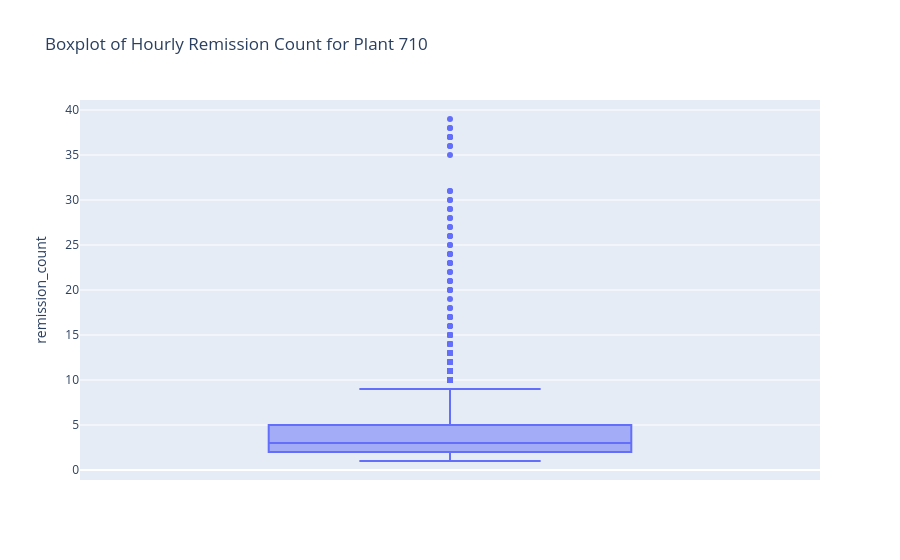

This figure's notebook cell:
### Markdown cell above
Outlier Fixing

### Code cell
# Plant 710 remission count boxplot (row count) 
plant_710_counts = (
    remissions.loc[remissions["ship_plant_code"] == "710"]
    .groupby(remissions["start_time"].dt.floor("h"))
    .size()
    .reset_index(name="remission_count")
)

fig = px.box(
    plant_710_counts,
    y="remission_count",
    title="Boxplot of Hourly Remission Count for Plant 710",
)
fig.show()

### Figure 1 — Plotly figure (JSON) as saved in the notebook; plotly's stock layout.template omitted (floating-point values rounded to 4 significant figures; data arrays with more than 128 entries replaced by an {"elided": "..."} marker saying what was removed)
{"data": [{"alignmentgroup": "True", "hovertemplate": "remission_count=%{y}<extra></extra>", "legendgroup": "", "marker": {"color": "#636efa"}, "name": "", "notched": false, "offsetgroup": "", "orientation": "v", "showlegend": false, "type": "box", "x0": " ", "xaxis": "x", "y": {"elided": "12658 int values"}, "y0": " ", "yaxis": "y"}], "layout": {"boxmode": "group", "legend": {"tracegroupgap": 0}, "title": {"text": "Boxplot of Hourly Remission Count for Plant 710"}, "xaxis": {"anchor": "y", "domain": [0, 1]}, "yaxis": {"anchor": "x", "domain": [0, 1], "title": {"text": "remission_count"}}}}
